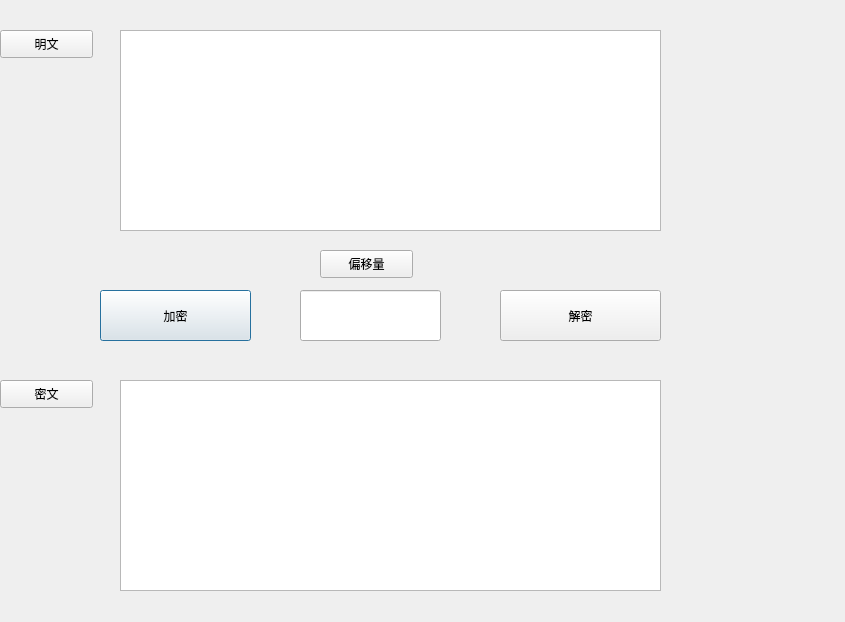
<?xml version="1.0" encoding="UTF-8"?>
<ui version="4.0">
 <class>Dialog</class>
 <widget class="QDialog" name="Dialog">
  <property name="geometry">
   <rect>
    <x>0</x>
    <y>0</y>
    <width>845</width>
    <height>622</height>
   </rect>
  </property>
  <property name="windowTitle">
   <string>Caesar</string>
  </property>
  <widget class="QPushButton" name="pushButton">
   <property name="geometry">
    <rect>
     <x>100</x>
     <y>290</y>
     <width>151</width>
     <height>51</height>
    </rect>
   </property>
   <property name="text">
    <string>加密</string>
   </property>
  </widget>
  <widget class="QPushButton" name="pushButton_2">
   <property name="geometry">
    <rect>
     <x>500</x>
     <y>290</y>
     <width>161</width>
     <height>51</height>
    </rect>
   </property>
   <property name="text">
    <string>解密</string>
   </property>
  </widget>
  <widget class="QPushButton" name="pushButton_3">
   <property name="geometry">
    <rect>
     <x>0</x>
     <y>30</y>
     <width>93</width>
     <height>28</height>
    </rect>
   </property>
   <property name="text">
    <string>明文</string>
   </property>
  </widget>
  <widget class="QPushButton" name="pushButton_4">
   <property name="geometry">
    <rect>
     <x>0</x>
     <y>380</y>
     <width>93</width>
     <height>28</height>
    </rect>
   </property>
   <property name="text">
    <string>密文</string>
   </property>
  </widget>
  <widget class="QPushButton" name="pushButton_5">
   <property name="geometry">
    <rect>
     <x>320</x>
     <y>250</y>
     <width>93</width>
     <height>28</height>
    </rect>
   </property>
   <property name="text">
    <string>偏移量</string>
   </property>
  </widget>
  <widget class="QLineEdit" name="lineEdit_2">
   <property name="geometry">
    <rect>
     <x>300</x>
     <y>290</y>
     <width>141</width>
     <height>51</height>
    </rect>
   </property>
  </widget>
  <widget class="QTextEdit" name="textEdit">
   <property name="geometry">
    <rect>
     <x>120</x>
     <y>30</y>
     <width>541</width>
     <height>201</height>
    </rect>
   </property>
  </widget>
  <widget class="QTextEdit" name="textEdit_2">
   <property name="geometry">
    <rect>
     <x>120</x>
     <y>380</y>
     <width>541</width>
     <height>211</height>
    </rect>
   </property>
  </widget>
 </widget>
 <resources/>
 <connections/>
</ui>
